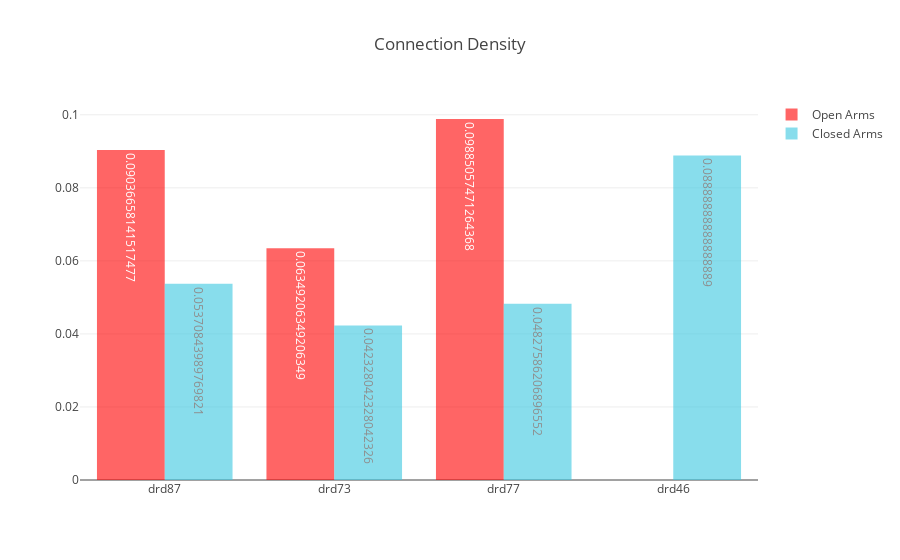

Notebook source saved alongside this figure:
### Markdown cell above
### *Connection density is the actual number of edges in the graph as a proportion of the total number of possible edges and is the simplest estimator of the physical cost — for example, the energy or other resource requirements — of a network.* (Bullmore and Sporns)

### As one would expect, the connection density is greater when the mice were in the open arms of the EPM.

### Code cell
labels, open_arms_measures, closed_arms_measures = get_measures_for_plot()
plot_network_measures(open_arms_measures, closed_arms_measures, *labels, title="Connection Density")

### Figure 1 — Plotly figure (JSON) as saved in the notebook; plotly's stock layout.template omitted (floating-point values rounded to 4 significant figures)
{"data": [{"marker": {"color": "rgb(255, 0, 0)"}, "name": "Open Arms", "opacity": 0.6, "text": [0.09037, 0.06349, 0.09885, 0], "textposition": "auto", "type": "bar", "uid": "a4d752", "x": ["drd87", "drd73", "drd77", "drd46"], "y": [0.09037, 0.06349, 0.09885, 0]}, {"marker": {"color": "rgb(58,200,225)"}, "name": "Closed Arms", "opacity": 0.6, "text": [0.05371, 0.04233, 0.04828, 0.08889], "textposition": "auto", "type": "bar", "uid": "6b583c", "x": ["drd87", "drd73", "drd77", "drd46"], "y": [0.05371, 0.04233, 0.04828, 0.08889]}], "layout": {"autosize": true, "title": "Connection Density", "xaxis": {"autorange": true, "range": [-0.5, 3.5], "type": "category"}, "yaxis": {"autorange": true, "range": [0, 0.1041], "type": "linear"}}}
